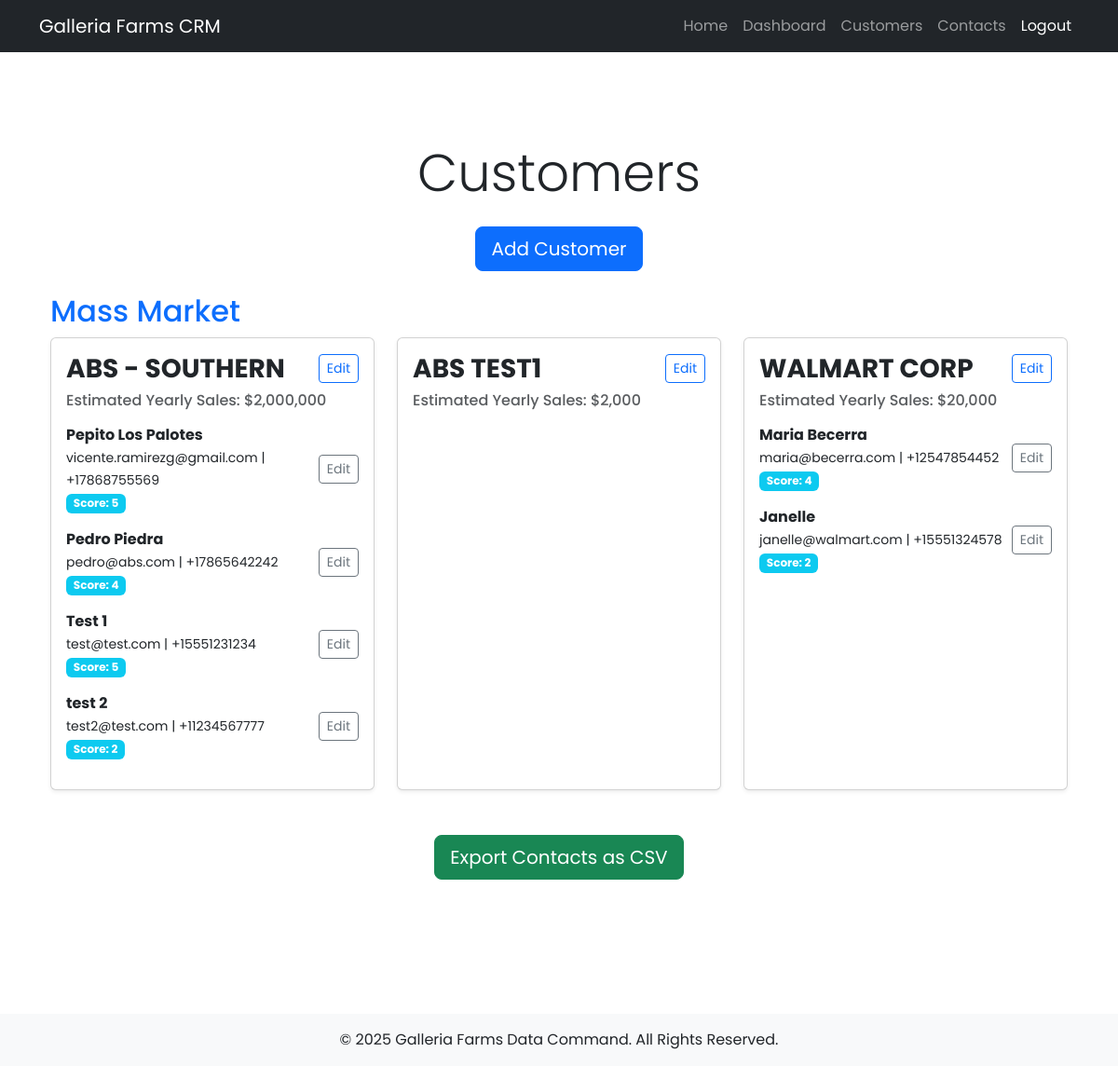
Screenshot of /crm/customers/ (signed in) with the database file from the repository.
### crm/models.py (models this page shows, shortened)
class Customer(models.Model):
    MASS_MARKET = 'mass_market'
    MM2 = 'mm2'
    ECOMMERCE = 'ecommerce'
    WHOLESALE = 'wholesale'
    DEPARTMENT_CHOICES = [
        (MASS_MARKET, 'Mass Market'),
        (MM2, 'MM2'),
        (ECOMMERCE, 'Ecommerce'),
        (WHOLESALE, 'Wholesale'),
    ]
    name = models.CharField(max_length=255)
    estimated_yearly_sales = models.IntegerField()
    salesperson = models.ForeignKey(Salesperson, on_delete=models.CASCADE, related_name='customers')
    department = models.CharField(
        max_length=20,
        choices=DEPARTMENT_CHOICES,
        default=MASS_MARKET
    )
    def get_department_display(self):
        return dict(self.DEPARTMENT_CHOICES).get(self.department, "No Department")

class Contact(models.Model):
    name = models.CharField(max_length=255)
    phone = models.CharField(max_length=20, blank=True)
    email = models.EmailField(blank=True)
    customer = models.ForeignKey(Customer, on_delete=models.CASCADE, related_name='contacts')
    relationship_score = models.IntegerField(default=0)
    birthday = models.DateField(null=True, blank=True)

### crm/views.py (the view)
# urls.py: path('customers/', views.customer_list, name='customer_list'),
@login_required
def customer_list(request):
    customers = Customer.objects.filter(salesperson=request.user.salesperson).order_by('department', 'name')
    grouped_customers = defaultdict(list)
    for customer in customers:
        grouped_customers[customer.department].append(customer)
    return render(request, 'crm/customer_list.html', {'grouped_customers': dict(grouped_customers)})

### crm/templates/crm/customer_list.html (shortened to what this page needs)
{% extends "crm/base.html" %}
{% load humanize %}
{% block content %}
<div class="container py-5">
    <h1 class="text-center display-4 font-weight-bold mb-4">Customers</h1>
    <div class="text-center mb-4">
        <a href="{% url 'crm:add_customer' %}" class="btn btn-primary btn-lg">Add Customer</a>
    </div>
    {% if grouped_customers %}
        {% for department, customers in grouped_customers.items %}
            <h2 class="mt-4 text-primary">{{ customers.0.get_department_display }}</h2>
            <div class="row">
                {% for customer in customers %}
                    <div class="col-md-6 col-lg-4 mb-4">
                        <div class="card shadow-sm h-100">
                            <div class="card-body">
                                <h3 class="card-title d-flex justify-content-between align-items-center">
                                    <span><strong>{{ customer.name }}</strong></span>
                                    <a href="{% url 'crm:customer_edit' customer.id %}" class="btn btn-sm btn-outline-primary">Edit</a>
                                </h3>
                                <h6 class="text-muted mb-3">Estimated Yearly Sales: ${{ customer.estimated_yearly_sales|intcomma }}</h6>
                                <ul class="list-unstyled">
                                    {% for contact in customer.contacts.all %}
                                        <li class="d-flex justify-content-between align-items-center mb-3">
                                            <div>
                                                <strong>{{ contact.name }}</strong><br>
                                                <small>{{ contact.email }} | {{ contact.phone }}</small><br>
                                                <span class="badge bg-info">Score: {{ contact.relationship_score }}</span>
                                            </div>
                                            <a href="{% url 'crm:contact_edit' contact.id %}" class="btn btn-sm btn-outline-secondary">Edit</a>
                                        </li>
                                    {% endfor %}
                                </ul>
                            </div>
                        </div>
                    </div>
                {% endfor %}
            </div>
        {% endfor %}
    {% else %}
        <p class="text-center">No customers found.</p>
    {% endif %}
    <div class="text-center mt-4">
        <a href="{% url 'crm:export_contacts' %}" class="btn btn-success btn-lg">Export Contacts as CSV</a>
    </div>
</div>
{% endblock %}

### crm/templates/crm/base.html (style rules this page uses)
body { font-family: 'Poppins', sans-serif; }

### rows the page displays
Customer: department "Mass Market", name "ABS - SOUTHERN", estimated_yearly_sales "2,000,000"
Contact: name "Pepito Los Palotes", email "vicente.ramirezg@gmail.com", phone "+17868755569", relationship_score "5"
Contact: name "Pedro Piedra", email "pedro@abs.com", phone "+17865642242", relationship_score "4"
Contact: name "Test 1", email "test@test.com", phone "+15551231234", relationship_score "5"
Contact: name "test 2", email "test2@test.com", phone "+11234567777", relationship_score "2"
Customer: name "ABS TEST1", estimated_yearly_sales "2,000"
Customer: name "WALMART CORP", estimated_yearly_sales "20,000"
Contact: name "Maria Becerra", email "maria@becerra.com", phone "+12547854452", relationship_score "4"
Contact: name "Janelle", email "janelle@walmart.com", phone "+15551324578", relationship_score "2"
